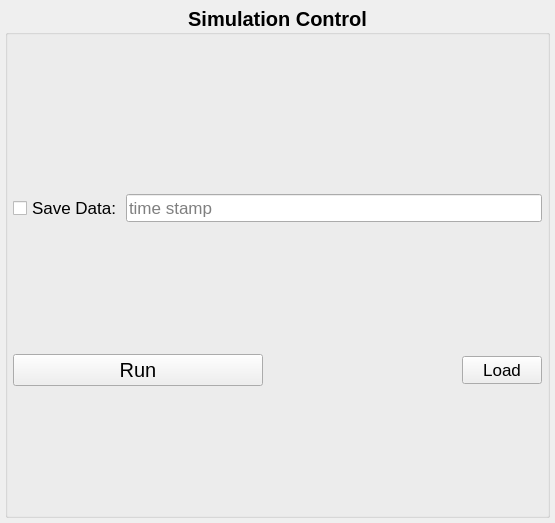
<?xml version="1.0" encoding="UTF-8"?>
<ui version="4.0">
 <class>group_box</class>
 <widget class="QWidget" name="group_box">
  <property name="geometry">
   <rect>
    <x>0</x>
    <y>0</y>
    <width>555</width>
    <height>523</height>
   </rect>
  </property>
  <property name="windowTitle">
   <string>Form</string>
  </property>
  <layout class="QHBoxLayout" name="horizontalLayout">
   <property name="spacing">
    <number>5</number>
   </property>
   <property name="leftMargin">
    <number>5</number>
   </property>
   <property name="topMargin">
    <number>5</number>
   </property>
   <property name="rightMargin">
    <number>5</number>
   </property>
   <property name="bottomMargin">
    <number>5</number>
   </property>
   <item>
    <widget class="QGroupBox" name="layout">
     <property name="font">
      <font>
       <pointsize>15</pointsize>
       <weight>75</weight>
       <bold>true</bold>
      </font>
     </property>
     <property name="title">
      <string>Simulation Control</string>
     </property>
     <property name="alignment">
      <set>Qt::AlignCenter</set>
     </property>
     <layout class="QVBoxLayout" name="verticalLayout">
      <property name="spacing">
       <number>3</number>
      </property>
      <property name="leftMargin">
       <number>5</number>
      </property>
      <property name="topMargin">
       <number>30</number>
      </property>
      <property name="rightMargin">
       <number>5</number>
      </property>
      <property name="bottomMargin">
       <number>0</number>
      </property>
      <item>
       <layout class="QHBoxLayout" name="layout_2">
        <item>
         <widget class="QCheckBox" name="save_checkbox">
          <property name="font">
           <font>
            <pointsize>13</pointsize>
            <weight>50</weight>
            <bold>false</bold>
           </font>
          </property>
          <property name="toolTip">
           <string>Whether the raw data gets saved.</string>
          </property>
          <property name="text">
           <string>Save Data:</string>
          </property>
          <property name="checked">
           <bool>false</bool>
          </property>
         </widget>
        </item>
        <item>
         <widget class="QLineEdit" name="save_lineedit">
          <property name="font">
           <font>
            <pointsize>13</pointsize>
            <weight>50</weight>
            <bold>false</bold>
           </font>
          </property>
          <property name="toolTip">
           <string>File name of the raw data file.
If empty the file name will be a simple timestamp.

See the output/ directory.</string>
          </property>
          <property name="placeholderText">
           <string>time stamp</string>
          </property>
         </widget>
        </item>
       </layout>
      </item>
      <item>
       <layout class="QHBoxLayout" name="layout_3">
        <item>
         <widget class="QPushButton" name="run_button">
          <property name="sizePolicy">
           <sizepolicy hsizetype="Fixed" vsizetype="Fixed">
            <horstretch>0</horstretch>
            <verstretch>0</verstretch>
           </sizepolicy>
          </property>
          <property name="minimumSize">
           <size>
            <width>250</width>
            <height>0</height>
           </size>
          </property>
          <property name="font">
           <font>
            <pointsize>15</pointsize>
            <weight>50</weight>
            <bold>false</bold>
           </font>
          </property>
          <property name="toolTip">
           <string>Starts the simulation. See statusbar for progress.</string>
          </property>
          <property name="text">
           <string>Run</string>
          </property>
         </widget>
        </item>
        <item>
         <spacer name="spacer">
          <property name="orientation">
           <enum>Qt::Horizontal</enum>
          </property>
          <property name="sizeType">
           <enum>QSizePolicy::Expanding</enum>
          </property>
          <property name="sizeHint" stdset="0">
           <size>
            <width>40</width>
            <height>20</height>
           </size>
          </property>
         </spacer>
        </item>
        <item>
         <widget class="QPushButton" name="load_button">
          <property name="font">
           <font>
            <pointsize>13</pointsize>
            <weight>50</weight>
            <bold>false</bold>
           </font>
          </property>
          <property name="text">
           <string>Load</string>
          </property>
         </widget>
        </item>
       </layout>
      </item>
     </layout>
    </widget>
   </item>
  </layout>
 </widget>
 <resources/>
 <connections/>
</ui>
